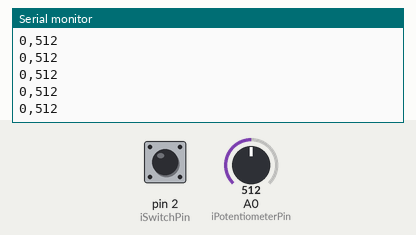
Simulated run of this sketch. Board: Arduino Uno, built with avr-gcc and run on an emulated ATmega328P. On the bench: the last lines printed to the serial monitor. The test bench sets the inputs (shaded band); at power-on: A0 (iPotentiometerPin) = 512, pin 2 (iSwitchPin) LOW.

Above: at 1.2 s.
1.3 s: A0 (iPotentiometerPin) set to 0
At 2.0 s:
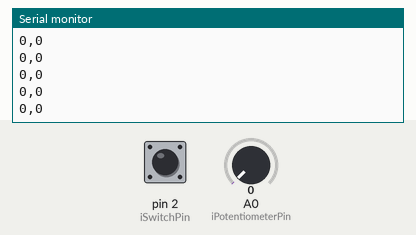
4.3 s: pin 2 (iSwitchPin) pulled HIGH for 0.15 s
7.4 s: A0 (iPotentiometerPin) set to 1023
At 8.4 s:
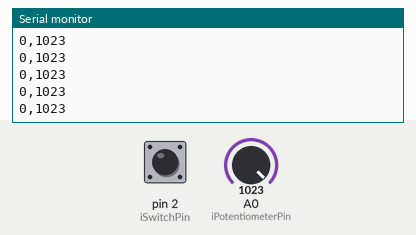
10.4 s: pin 2 (iSwitchPin) pulled HIGH for 1 s
At 11.3 s:
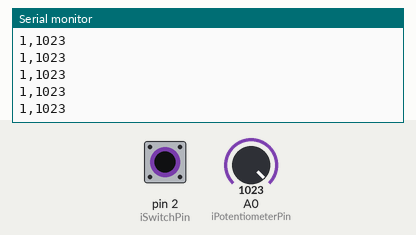
12.9 s: A0 (iPotentiometerPin) set to 900
At 13.8 s:
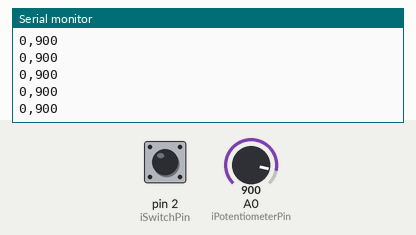
Timing chart, 0 to 15.9 s (numbered marks = the images above; inputs shaded):
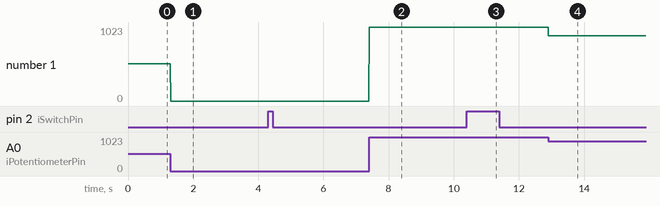

The sketch:

SWinD2potInA0.ino
```cpp
const int iSwitchPin = 2;
const int iPotentiometerPin = A0;
int iSwitchValue = 0;
int iPotentiometerValue = 0;


void setup() {
  // put your setup code here, to run once:
  pinMode(iSwitchPin, INPUT);

  Serial.begin(9600);
}

void loop() {
  // put your main code here, to run repeatedly:
  iSwitchValue = digitalRead(iSwitchPin);
  iPotentiometerValue = analogRead(iPotentiometerPin);

//  Serial.println(iSwitchValue+","+iPotentiometerValue);
//  Serial.println(iPotentiometerValue);
 Serial.print(iSwitchValue);
 Serial.print(",");
 Serial.println(iPotentiometerValue);

  delay(10); // 読むまで待機するらしい
}
```

Measured:
- after the input at 1.3 s, the serial monitor: prints a new line at once (image 1)
- after the input at 7.4 s, the serial monitor: prints a new line at once (image 2)
- after the input at 10.4 s, the serial monitor: prints a new line at once (image 3)
- after the input at 12.9 s, the serial monitor: prints a new line at once (image 4)
- plotted number 1: 0 → 1023 after the input at 7.4 s, 1023 → 900 after the input at 12.9 s
